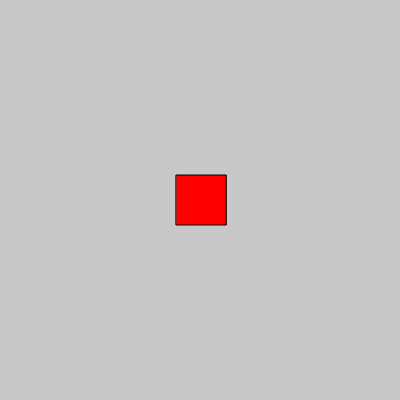
Frame 1 (no input)
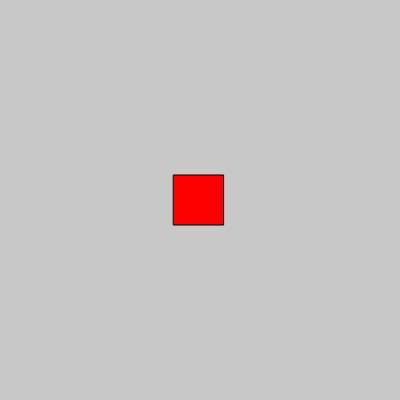
Frame 60 (no input)
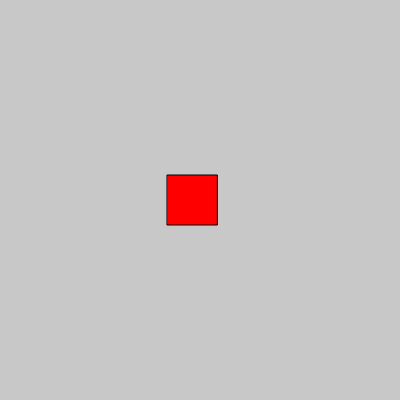
Frame 120 (the mouse pressed at the canvas centre since frame 60)

The p5.js sketch that drew these frames (run headless with seeded random() and noise() and a simulated clock; from frame 60 on, the mouse is pressed at the canvas centre):

// p5.js sketch
// ── sketch.js
let x = 200;
let y = 200;
let bgColour;
let sqColour;
let palButt;
let dirButt;
let dir = 1;

function setup() {
  createCanvas(400, 400);
  h1 = createElement("h1", "Click the page...");
  mouse_loc = createElement("p", mouseX + ", " + mouseY);
  bgColour = color(200);
  sqColour = color(255, 0, 0);
  palButt = createButton("Change palette");
  palButt.mousePressed(changeColour);
  dirButt = createButton("Change direction");
  dirButt.mousePressed(changeDir);
}

function changeColour() {
  bgColour = color(random(255), random(255), random(255));
  sqColour = color(random(255), random(255), random(255));
}

function changeDir() {
  dir = dir * -1;
}

function mousePressed() {
  createP("Coordinate updated!");
  h1.html("Thank you.");
  mouse_loc.html(mouseX + ", " + mouseY);
}

function draw() {
  background(bgColour);
  fill(sqColour);
  rectMode(CENTER);
  if (dir == 1) {
    x = x + random(-3, 3);
  } else {
    y = y + random(-3, 3);
  }

  rect(x, y, 50, 50);
  h1.position(x, 400);
}
